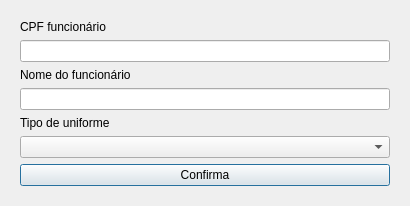
<?xml version="1.0" encoding="UTF-8"?>
<ui version="4.0">
 <class>Dialog</class>
 <widget class="QDialog" name="Dialog">
  <property name="geometry">
   <rect>
    <x>0</x>
    <y>0</y>
    <width>410</width>
    <height>200</height>
   </rect>
  </property>
  <property name="maximumSize">
   <size>
    <width>410</width>
    <height>200</height>
   </size>
  </property>
  <property name="windowTitle">
   <string>Dialog</string>
  </property>
  <property name="windowIcon">
   <iconset resource="view/icon.qrc">
    <normaloff>:/icon/icon.png</normaloff>:/icon/icon.png</iconset>
  </property>
  <layout class="QHBoxLayout" name="horizontalLayout">
   <item>
    <widget class="QWidget" name="widget" native="true">
     <property name="maximumSize">
      <size>
       <width>410</width>
       <height>400</height>
      </size>
     </property>
     <layout class="QVBoxLayout" name="verticalLayout">
      <item>
       <widget class="QLabel" name="lbl_cpf_funcionario">
        <property name="text">
         <string>CPF funcionário</string>
        </property>
       </widget>
      </item>
      <item>
       <widget class="QLineEdit" name="txt_emprestimo"/>
      </item>
      <item>
       <widget class="QLabel" name="lbl_nome_funcionario_emprestimo">
        <property name="text">
         <string>Nome do funcionário</string>
        </property>
       </widget>
      </item>
      <item>
       <widget class="QLineEdit" name="txt_nome_funcionario_emprestimo"/>
      </item>
      <item>
       <widget class="QLabel" name="lbl_tipo_uniforme">
        <property name="text">
         <string>Tipo de uniforme</string>
        </property>
       </widget>
      </item>
      <item>
       <widget class="QComboBox" name="cb_tipo_uniforme"/>
      </item>
      <item>
       <widget class="QPushButton" name="btn_confirmar_emprestimo">
        <property name="text">
         <string>Confirma</string>
        </property>
       </widget>
      </item>
     </layout>
    </widget>
   </item>
  </layout>
 </widget>
 <resources>
  <include location="view/icon.qrc"/>
 </resources>
 <connections/>
</ui>
